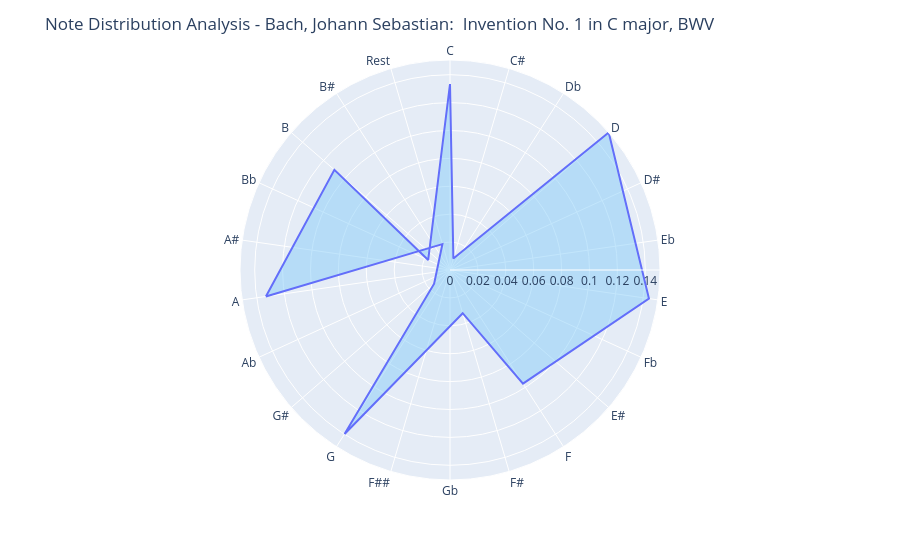

Source (notebook cell):
### Code cell
df = note_counts.copy()
counted_notes_sorted = df.groupby('Note')['Scaled_Count'].sum().reset_index()


# plot with filled area
fig = px.line_polar(
    counted_notes_sorted, 
    r='Scaled_Count',                           
    theta='Note',                              
    line_close=True,
    color='Title' if 'Title' in counted_notes_sorted.columns else None,
    # pitch_class_order defined at outset
    category_orders={'Note': pitch_class_order}
)

# Add fill to all traces
fig.update_traces(fill='toself', fillcolor='rgba(135, 206, 250, 0.5)')  # Light blue with transparency

# title
fig.update_layout(title=f"Note Distribution Analysis - {piece.metadata['composer']}:  {piece.metadata['title']} ")
fig.show()

### Figure 1 — Plotly figure (JSON) as saved in the notebook; plotly's stock layout.template omitted (floating-point values rounded to 4 significant figures)
{"data": [{"fill": "toself", "fillcolor": "rgba(135, 206, 250, 0.5)", "hovertemplate": "Scaled_Count=%{r}<br>Note=%{theta}<extra></extra>", "legendgroup": "", "line": {"color": "#636efa", "dash": "solid"}, "marker": {"symbol": "circle"}, "mode": "lines", "name": "", "r": [0.1333, 0.1097, 0.0172, 0.1333, 0.008602, 0.1505, 0.1441, 0.09677, 0.03226, 0.1398, 0.01505, 0.01935, 0.1333], "showlegend": false, "subplot": "polar", "theta": ["A", "B", "Bb", "C", "C#", "D", "E", "F", "F#", "G", "G#", "Rest", "A"], "type": "scatterpolar"}], "layout": {"autosize": true, "legend": {"tracegroupgap": 0}, "margin": {"t": 60}, "polar": {"angularaxis": {"categoryarray": ["C", "C#", "Db", "D", "D#", "Eb", "E", "Fb", "E#", "F", "F#", "Gb", "F##", "G", "G#", "Ab", "A", "A#", "Bb", "B", "B#"], "categoryorder": "array", "direction": "clockwise", "rotation": 90, "type": "category"}, "domain": {"x": [0, 1], "y": [0, 1]}, "radialaxis": {"autorange": true, "range": [0, 0.1505], "type": "linear"}}, "title": {"text": "Note Distribution Analysis - Bach, Johann Sebastian:  Invention No. 1 in C major, BWV "}}}
